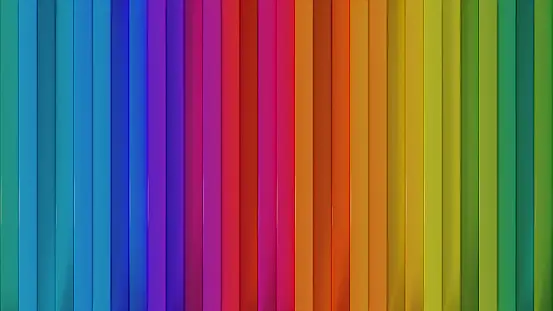
#> input picture Lecture4training/colors.webp, 553 x 311 px
$ python assigment4.py
#> lines starting #> are read from the running program, lines starting #| are printed output that depends on the picture
import matplotlib.pyplot as plt
import matplotlib.image as pltimg
import numpy as np
'''
def rgb2gray(rgb):
    return np.dot(rgb[...,:3], [0.299, 0.587, 0.144])


img_gray = rgb2gray(img_rgb)
plt.imshow(img_gray, cmap=plt.get_cmap('gray'))
plt.savefig('seasidegray.jpg')
#display the black and white image
plt.show()'''

image = pltimg.imread('colors.webp')
#> image is the input picture: shape (311, 553, 3); mean R, G, B 115.4, 95.1, 91.1
def REG2GRAY(image):
     grayscale = np.mean(image, -1)
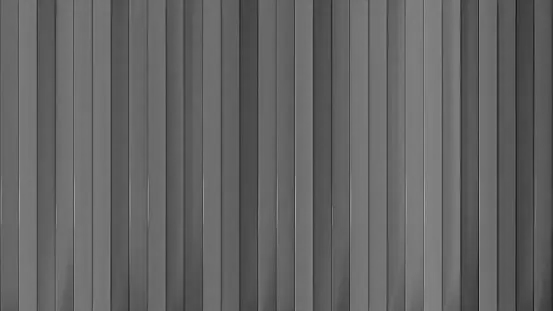
#> grayscale: shape (311, 553) float64; min 24.67, max 171.3, mean 100.5
     plt.imshow(grayscale, cmap='gray')
     plt.show()

REG2GRAY(image)
